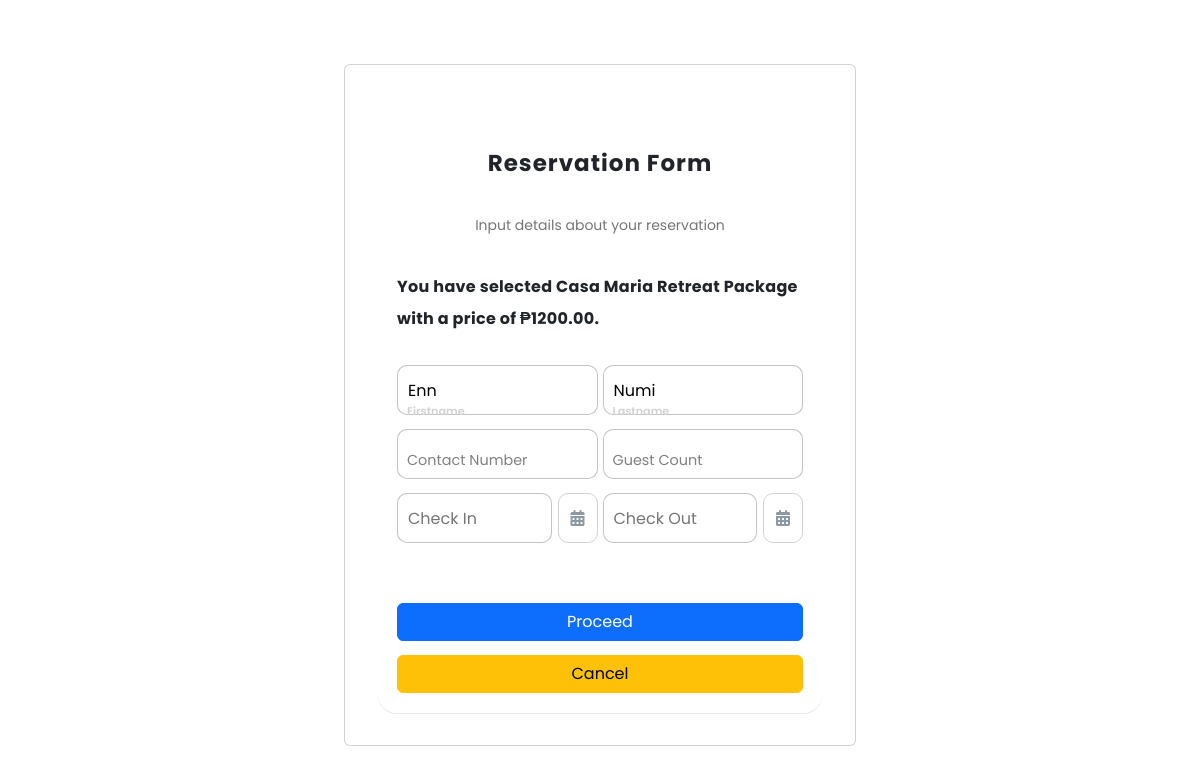
Page /guest_side/select_package2.php?id=1 (signed in) on the earlier database version.
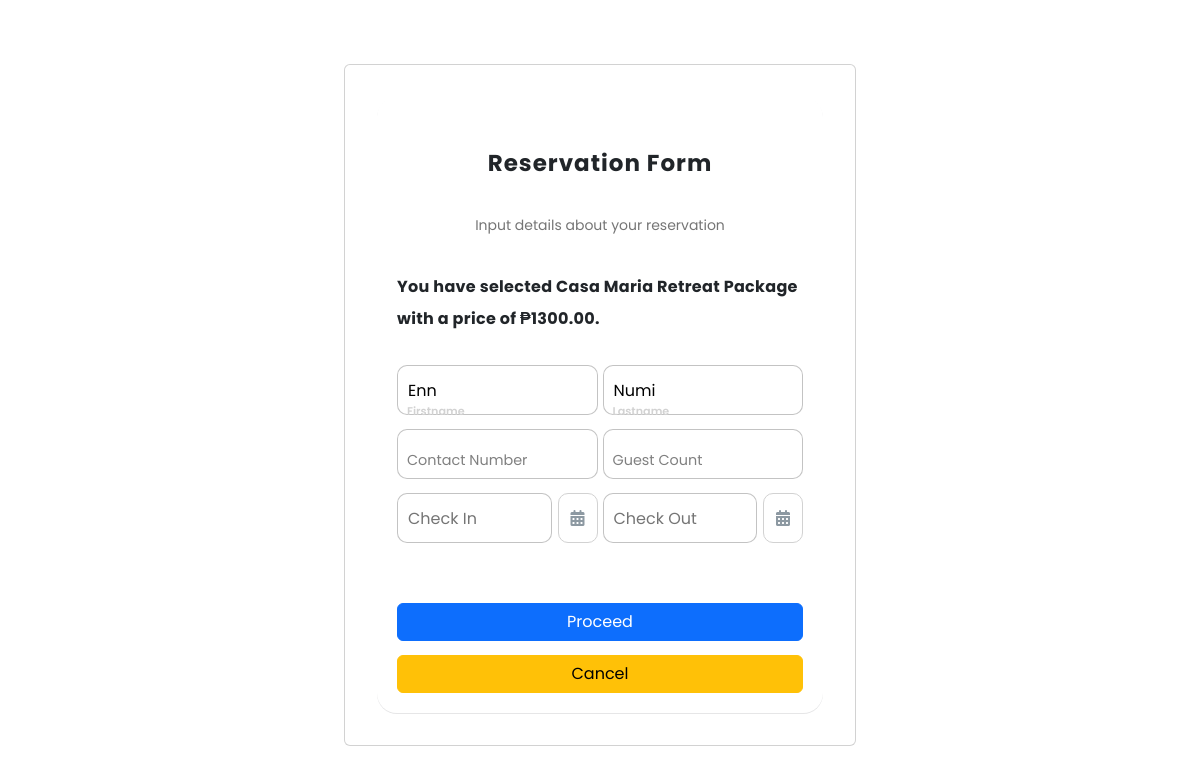
Same page on the later database version.
### tables this page shows
CREATE TABLE `packages` (
  `package_id` int(11) NOT NULL,
  `service_id` int(11) DEFAULT NULL,
  `name` varchar(255) DEFAULT NULL,
  `price` decimal(10,2) DEFAULT NULL,
  `type` varchar(100) NOT NULL,
  `description` text DEFAULT NULL,
  `image_path` varchar(255) DEFAULT NULL
);

CREATE TABLE `users` (
  `user_id` int(5) NOT NULL,
  `first_name` varchar(255) NOT NULL,
  `last_name` varchar(255) NOT NULL,
  `email` varchar(255) NOT NULL,
  `password` varchar(255) NOT NULL,
  `profile_picture` varchar(255) NOT NULL,
  `timestamp` timestamp NOT NULL DEFAULT current_timestamp() ON UPDATE current_timestamp()
);

### guest_side/select_package2.php (the view, shortened to what this page needs)
<?php
require_once("fetch_packages.php");
$user_id = $_SESSION['user_id'];
$id = $_GET['id'];
$sql = "SELECT * FROM packages WHERE package_id = '$id'";
$stmt = $conn->prepare($sql);
$stmt->execute();
$row = $stmt->fetch(PDO::FETCH_ASSOC);
$package = $row['name'];
$price = $row['price'];
?>
<!DOCTYPE html>
<html lang="en">
<head>
    <link rel="stylesheet" href="https://cdnjs.cloudflare.com/ajax/libs/font-awesome/6.4.0/css/all.min.css" />
    <link href="https://cdn.jsdelivr.net/npm/bootstrap@5.3.1/dist/css/bootstrap.min.css" rel="stylesheet">
    <link rel="stylesheet" href="./css/guest-style.css">
    <link rel="stylesheet" href="https://cdnjs.cloudflare.com/ajax/libs/font-awesome/6.4.0/css/all.min.css" />
    <link rel="stylesheet" href="./css/reservation-styles.css">
    <link href="https://cdn.jsdelivr.net/npm/bootstrap@5.3.1/dist/css/bootstrap.min.css" rel="stylesheet">
    <link rel="stylesheet" href="https://cdnjs.cloudflare.com/ajax/libs/flatpickr/4.6.13/flatpickr.min.css" />
</head>
<body>
    <section class=" mx-3 my-3">
        <div class="mx-5 my-5 row">
            <div class="container col-md-6 mt-3 mb-5">
                <div class="card">
                    <div class="card-body">
                            <form method="post" class="reservation-form mx-3 my-3">
                                <p class="reservation-title">Reservation Form</p>
                                <p class="message">Input details about your reservation</p>
                                <p class="service-name">You have selected <?php echo $package; ?> with a price of ₱<?php echo $price; ?>.</p>
                                <div class="reserve-flex">
                                    <?php
                                    $sql = "SELECT *
                    FROM users WHERE user_id = '$user_id'";
                                    $stmt = $conn->prepare($sql);
                                    $stmt->execute();
                                    $row = $stmt->fetch(PDO::FETCH_ASSOC);
                                    ?>
                                    <label>
                                        <input required="" placeholder="" type="text" class="input" name="first_name" value="<?php echo $row['first_name']; ?>">
                                        <span>Firstname</span>
                                    </label>
                                    <label>
                                        <input required="" placeholder="" type="text" class="input" name="last_name" value="<?php echo $row['last_name']; ?>">
                                        <span>Lastname</span>
                                    </label>
                                </div>
                                <div class="reserve-flex">
                                    <label>
                                        <input required="" placeholder="" type="text" class="input" name="contact_no">
                                        <span>Contact Number</span>
                                    </label>
                                    <label>
                                        <?php if ($package == 'Casa Maria Retreat Package') { ?>
                                            <input type="number" min="1" value="" required class="input" name="guest_count" max="7">
                                            <span>Guest Count</span>
                                        <?php } elseif ($package == 'Lunduyan Retreat Package') { ?>
                                            <input type="number" min="1" value="" required class="input" name="guest_count" max="50">
                                            <span>Guest Count</span>
                                        <?php } elseif ($package == 'Venue-Only Package' or $package == 'Catering Package') { ?>
                                            <input type="number" min="1" value="" required class="input" name="guest_count" max="100">
                                            <span>Guest Count</span>
                                        <?php } else { ?>
                                            <input type="number" min="1" value="" required class="input" name="guest_count" max="75">
                                            <span>Guest Count</span>
                                        <?php } ?>
                                    </label>
                                </div>
                                <div class="reserve-flex">
                                    <label class="select-date">
                                        <input required="" placeholder="Check In" name="date_from" type="text" class="input" readonly style="cursor: pointer" id="check_in_date">
                                        <div class="sched-buttons" id="calendar-icon-in">
                                            <i class="fa-solid fa-calendar-days calendar-icon" title="toggle" data-toggle="calendar-in"></i>
                                        </div>
                                    </label>
                                    <label class="select-date">
                                        <input required="" placeholder="Check Out" name="date_to" type="text" class="input" readonly style="cursor: pointer" id="check_out_date">
                                        <div class="sched-buttons" id="calendar-icon-out">
                                            <i class="fa-solid fa-calendar-days calendar-icon" title="toggle" data-toggle="check_out"></i>
                                        </div>
                                    </label>
                                </div>
                                <br>
                                <button type="submit" name="submit" class="btn btn-primary">Proceed</button>
                                <a href="select_package.php" class="btn btn-warning" role="button">Cancel</a>
                            </form>
                    </div>
                </div>
            </div>
        </div>
    </section>
</body>

### guest_side/css/reservation-styles.css (style rules this page uses)
:root { --blue: #235789; --white: #ffffff; --yellow: #f7f585; }
* { margin: 0; padding: 0; box-sizing: border-box; font-family: 'Poppins', sans-serif; }
body { margin: 0; padding: 0; background-color: #ededed; min-height: 100vh; }
.reservation-form { display: flex; flex-direction: column; gap: 14px; width: auto; background-color: #fff; padding: 20px; border-radius: 20px; position: relative; margin-top: 30px; box-shadow: rgba(17, 17, 26, 0.1) 0px 1px 0px; }
.reservation-title { text-align: center; font-weight: 700; font-size: 23px; letter-spacing: 1px; position: relative; padding-top: 30px; }
.reservation-form .message { text-align: center; }
.reserve-flex { display: flex; justify-content: center; max-width: 100%; gap: 5px; }
.reservation-form label { position: relative; width: 100%; }
.reservation-form label .input { width: 100%; height: 50px; outline: 0; border: 1px solid rgba(105, 105, 105, 0.397); border-radius: 10px; padding: 10px; }
.reservation-form label .input+span { position: absolute; left: 10px; top: 15px; color: grey; font-size: 0.9em; cursor: text; transition: 0.3s ease; }
.reservation-form label .input:focus+span, .reservation-form label .input:valid+span { top: 30px; font-size: 0.7em; font-weight: 600; color: #d2d2d2; }
.select-date { display: flex; align-items: center; gap: 6px; }
.sched-buttons { display: flex; align-items: center; justify-content: center; padding: 12px; border: solid #d2d2d2 1px; height: 50px; border-radius: 10px; cursor: pointer; }
.calendar-icon { color: #8d99a2; }

Differences in the rows shown:
changed packages "Casa Maria Retreat Package": price "1200.00" → "1300.00"
